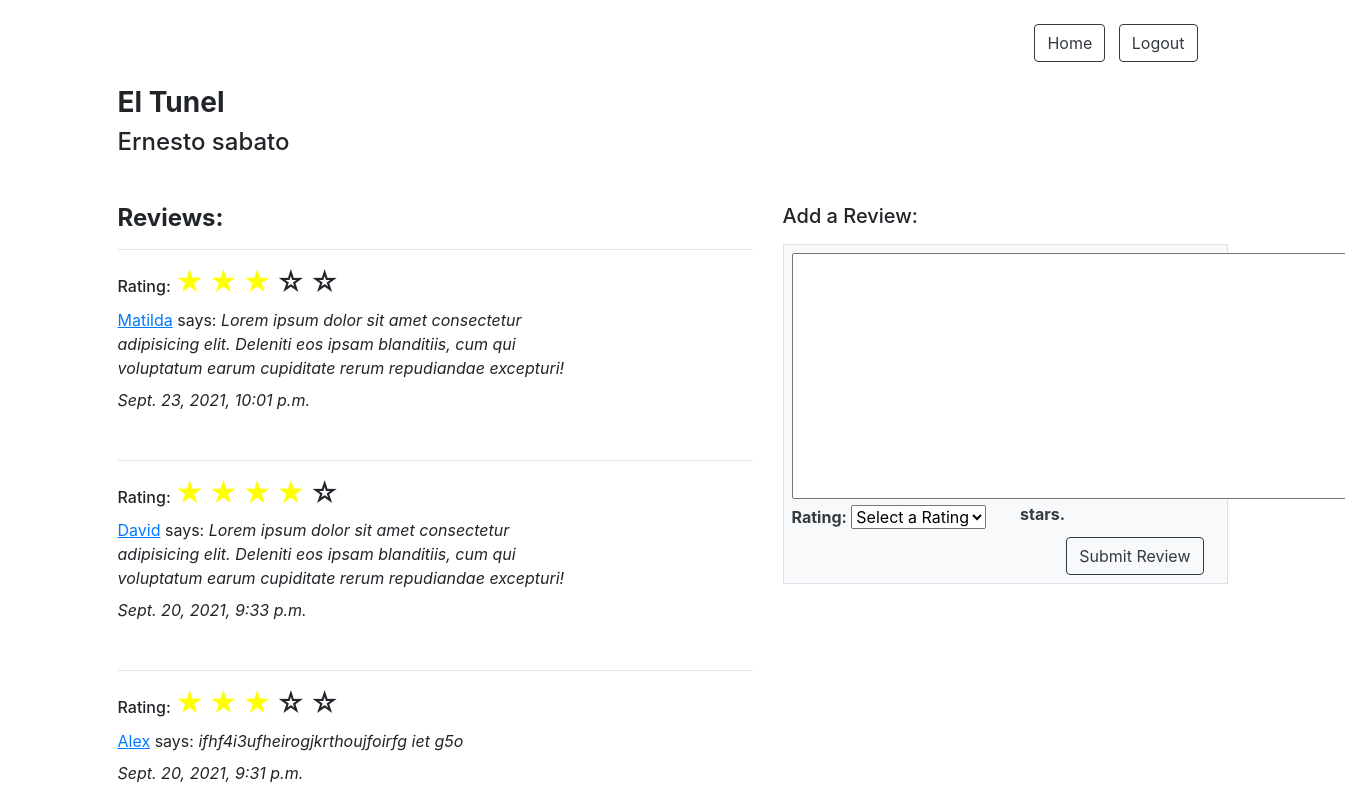
The page /libros/4/ (signed in) on the database its author committed.
### login/models.py (models this page shows)
class Libro(models.Model):
    id = models.AutoField(primary_key=True)
    titulo = models.CharField(max_length=40)
    autor = models.ForeignKey(Autor, on_delete=CASCADE, related_name="libros")

class Autor(models.Model):
    id = models.AutoField(primary_key=True)
    nombre = models.CharField(max_length=40)

class Review(models.Model):
    id = models.AutoField(primary_key=True)
    usuario = models.ForeignKey(User, on_delete=CASCADE, related_name="reviewer")
    contenido = models.TextField(default='')
    libro = models.ForeignKey(Libro, on_delete=CASCADE, related_name="librox")
    created_at = models.DateTimeField(auto_now_add=True)
    updated_at = models.DateTimeField(auto_now=True)
    rating = models.IntegerField(default=0)

class User(models.Model):
    id = models.AutoField(primary_key=True)
    nombre = models.CharField(max_length=40)
    alias = models.CharField(max_length=40)
    email = models.CharField(max_length=40)
    password = models.CharField(max_length=20)
    rol = models.PositiveIntegerField(default=1)
    created_at = models.DateTimeField(auto_now_add=True)
    updated_at = models.DateTimeField(auto_now=True)
    objects = UserManager()

### home/views.py (the view)
# urls.py: path('<int:libro_id>/', views.edit, name='edit'),
def edit(request, libro_id):
    context = {
        'libro': Libro.objects.get(id = libro_id),
        'reviews': Review.objects.filter(libro = Libro.objects.get(id = libro_id)).order_by('-id')[:3],
    }
    return render(request, 'libro.html', context)

### login/templates/libro.html (shortened to what this page needs)
<!DOCTYPE html>
<html lang="en">
<head>
{% load static %}
<link rel="stylesheet" href="https://cdn.jsdelivr.net/npm/bootstrap@4.6.0/dist/css/bootstrap.min.css">
</head>
<body>
  <div class="container my-4">
    <div class="container-fluid mb-4">
        <div class="container text-right">
            <a class="btn btn-outline-dark" href="/">Home</a> &nbsp;
            <a href="{% url 'logout' %}" class="btn btn-outline-dark">Logout</a>
        </div>
    </div>
    <h3><strong>{{libro.titulo}}</strong></h3>
    <h4>{{libro.autor.nombre}}</h4>
    <div class="row d-flex mb-5">
      <div class="col-lg-7 col-md-7 col-sm-12">
        <h4 class="mb-2"><strong>Reviews:</strong></h4>
        {% for review in reviews|slice:":3" %}
        <hr>
        <h6 style="display:inline;">Rating:
          {% for i in '12345'|make_list %}
            {% if review.rating >= forloop.counter %}
              <h3 style="color:yellow; display:inline;">&#9733;</h3>
            {% else %}
              <h3 style="display:inline;">&#9734;</h3>
            {% endif %}
          {% endfor %}
        </h6>
        <p class="w-75 mt-2 mb-2">
          <a href="/users/{{review.usuario.id}}"><u>{{review.usuario.nombre}}</u></a> says: <em>{{review.contenido}}</em></p>
        <p class="mb-5"><em>{{review.updated_at}}</em></p>
        {% endfor%}
      </div>
      <div class="col-lg-5 col-md-5 col-sm-12">
        <h5 class="mb-3">Add a Review:</h5>
        <div class="border border-ligth py-2 px-2 bg-light text-dark">
          <form action="{% url 'add_review' %}" method="POST">
            <textarea name="review" id="review" cols="58" rows="10"></textarea>
            <fieldset>
              <div class="row">
                <div class="col-6">
                  <label for=""><strong>Rating:</strong></label>
                  <select name="rating" id="rating" class="">
                    <option value="0" selected>Select a Rating</option>
                  </select>
                </div>
                <div class="col-2">
                  <h6><strong>stars.</strong></h6>
                </div>
              </div>
            </fieldset>
            <div class="container text-right">
              <input class="btn btn-outline-dark" type="submit" name="" value="Submit Review">
            </div>
          </form>
        </div>
      </div>
    </div>
  </div>
</body>
</html>

### rows shown on the page
Libro: titulo "El Tunel", autor.nombre "Ernesto sabato"
Review: rating 3 (drawn), usuario.nombre "Matilda", contenido "Lorem ipsum dolor sit amet consectetur adipisicing elit. Deleniti eos ipsam blanditiis, cum qui voluptatum earum cupiditate rerum repudiandae excepturi!", updated_at "Sept. 23, 2021, 10:01 p.m."
Review: rating 4 (drawn), usuario.nombre "David", contenido "Lorem ipsum dolor sit amet consectetur adipisicing elit. Deleniti eos ipsam blanditiis, cum qui voluptatum earum cupiditate rerum repudiandae excepturi!", updated_at "Sept. 20, 2021, 9:33 p.m."
Review: rating 3 (drawn), usuario.nombre "Alex", contenido "ifhf4i3ufheirogjkrthoujfoirfg iet g5o", updated_at "Sept. 20, 2021, 9:31 p.m."
